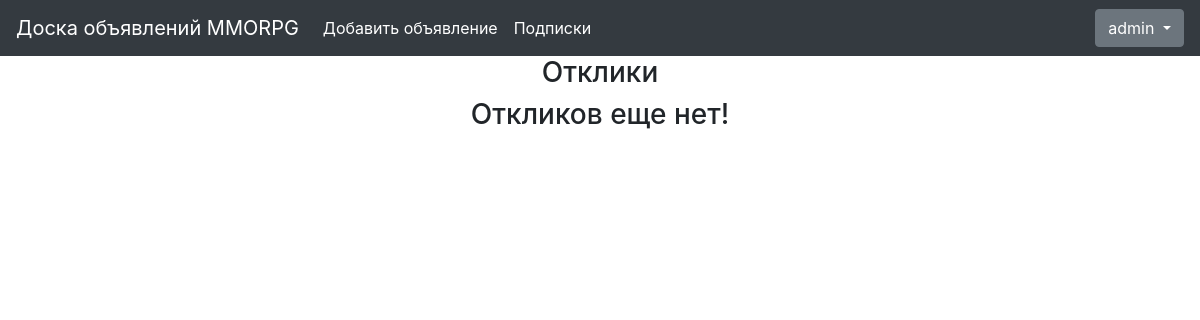
The page /ads/responses/ (signed in) on the database as committed earlier.
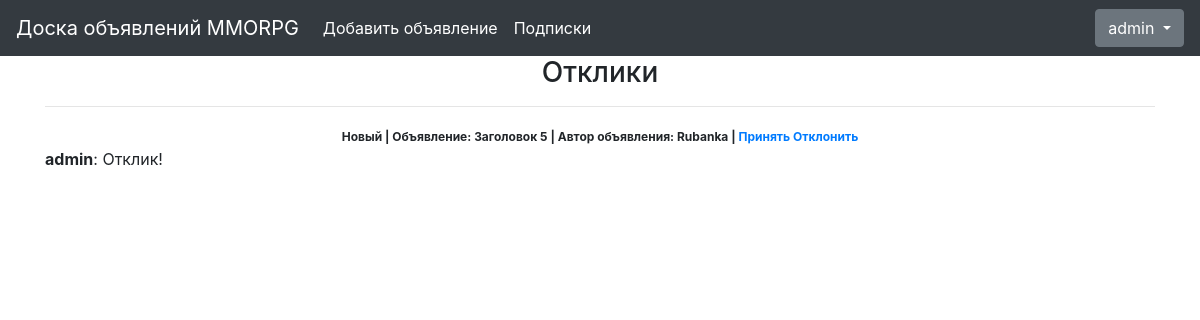
The same page on the database as committed later.
### billboard/models.py (models this page shows, shortened)
class Response(models.Model):
    STATUS = (
        ('NEW', 'Новый'),
        ('YES', 'Одобрен'),
        ('NO', 'Отклонен'))
    author = models.ForeignKey(User, on_delete=models.CASCADE)
    ad = models.ForeignKey(Ad, on_delete=models.CASCADE, related_name='responses')
    text = models.TextField(verbose_name='Текст')
    status = models.CharField(max_length=3, choices=STATUS, default='NEW', verbose_name='Статус отклика')
    dateCreation = models.DateTimeField(auto_now_add=True)
    class Meta:
        verbose_name = 'Отклик'
        verbose_name_plural = 'Отклики'

class Ad(models.Model):
    CATEGORY_CHOICES = (
        ('TA', 'Танки'),
        ('HI', 'Хилы'),
        ('DD', 'ДД'),
        ('DE', 'Торговцы'),
        ('GM', 'Гилдмастеры'),
        ('QG', 'Квестгиверы'),
        ('BS', 'Кузнецы'),
        ('TA', 'Кожевники'),
        ('PM', 'Зельевары'),
        ('SM', 'Мастера заклинаний'))
    author = models.ForeignKey(User, on_delete=models.CASCADE, verbose_name='Автор')
    category = models.CharField(max_length=2, choices=CATEGORY_CHOICES, default='TA', verbose_name='Категория')
    dateCreation = models.DateTimeField(auto_now_add=True, verbose_name='Дата публикации')
    title = models.CharField(max_length=256, verbose_name='Заголовок')
    text = CKEditor5Field(verbose_name='Текст', config_name='extends', null=True, blank=True)
    class Meta:
        verbose_name = 'Объявление'
        verbose_name_plural = 'Объявления'

### billboard/views.py (the view)
# urls.py: path('responses/', MyResponsesList.as_view(), name='responses'),
class MyResponsesList(LoginRequiredMixin, ListView):
    raise_exception = True
    model = Response
    ordering = '-dateCreation'
    template_name = 'responses.html'
    context_object_name = 'responses'
    paginate_by = 10
    def get_queryset(self):
        queryset = super().get_queryset()
        self.filterset = ResponseFilter(self.request.GET, queryset)
        return self.filterset.qs
    def get_context_data(self, **kwargs):
        context = super().get_context_data(**kwargs)
        context['is_url_myads'] = self.request.path == '/ads/responses/'
        context['filterset'] = self.filterset
        return context

### templates/responses.html (shortened to what this page needs)
{% extends 'base.html' %}
{% block content %}
<h3>Отклики</h3>
    {% if responses %}
        <table>
            {% for response in responses %}
                <hr>
                <span style="font-size: 12px;"><b>{{ response.get_status_display }}  |
                Объявление: {{ response.ad.title }} | Автор объявления: {{ response.ad.author }} | <a href="/ads/{{ ad.id }}"> Принять </a> <a href="/ads/{{ ad.id }}"> Отклонить </a></b></span>
                <br>
            <p align="left"><b>{{ response.author }}</b>: {{ response.text|safe }}</p>
            {% endfor %}
        </table>
    {% else %}
        <h3>Откликов еще нет!</h3>
    {% endif %}
{% endblock content %}

Rows that differ between the two databases and show on the page:
added Response: status "Новый", ad "Заголовок 5", ad.author "Rubanka", author "admin", text "Отклик!"
Other text that changed with them:
text no longer shown: "Откликов еще нет!"
